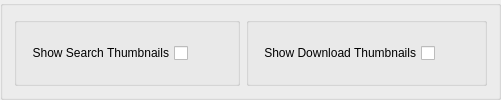
                <widget class="QGroupBox" name="gb0_1">
                 <property name="title">
                  <string/>
                 </property>
                 <property name="flat">
                  <bool>true</bool>
                 </property>
                 <layout class="QHBoxLayout" name="horizontalLayout_73">
                  <item>
                   <widget class="QGroupBox" name="group_playlist_cfg_m3u_23">
                    <property name="title">
                     <string/>
                    </property>
                    <layout class="QHBoxLayout" name="horizontalLayout_113">
                     <item>
                      <widget class="QCheckBox" name="show_search_thumbnails">
                       <property name="toolTip">
                        <string/>
                       </property>
                       <property name="layoutDirection">
                        <enum>Qt::RightToLeft</enum>
                       </property>
                       <property name="text">
                        <string>Show Search Thumbnails</string>
                       </property>
                      </widget>
                     </item>
                     <item>
                      <spacer name="horizontalSpacer_58">
                       <property name="orientation">
                        <enum>Qt::Horizontal</enum>
                       </property>
                       <property name="sizeHint" stdset="0">
                        <size>
                         <width>40</width>
                         <height>20</height>
                        </size>
                       </property>
                      </spacer>
                     </item>
                    </layout>
                   </widget>
                  </item>
                  <item>
                   <widget class="QGroupBox" name="group_playlist_cfg_m3u_25">
                    <property name="title">
                     <string/>
                    </property>
                    <layout class="QHBoxLayout" name="horizontalLayout_116">
                     <item>
                      <widget class="QCheckBox" name="show_download_thumbnails">
                       <property name="toolTip">
                        <string/>
                       </property>
                       <property name="layoutDirection">
                        <enum>Qt::RightToLeft</enum>
                       </property>
                       <property name="text">
                        <string>Show Download Thumbnails</string>
                       </property>
                      </widget>
                     </item>
                     <item>
                      <spacer name="horizontalSpacer_59">
                       <property name="orientation">
                        <enum>Qt::Horizontal</enum>
                       </property>
                       <property name="sizeHint" stdset="0">
                        <size>
                         <width>40</width>
                         <height>20</height>
                        </size>
                       </property>
                      </spacer>
                     </item>
                    </layout>
                   </widget>
                  </item>
                 </layout>
                </widget>
